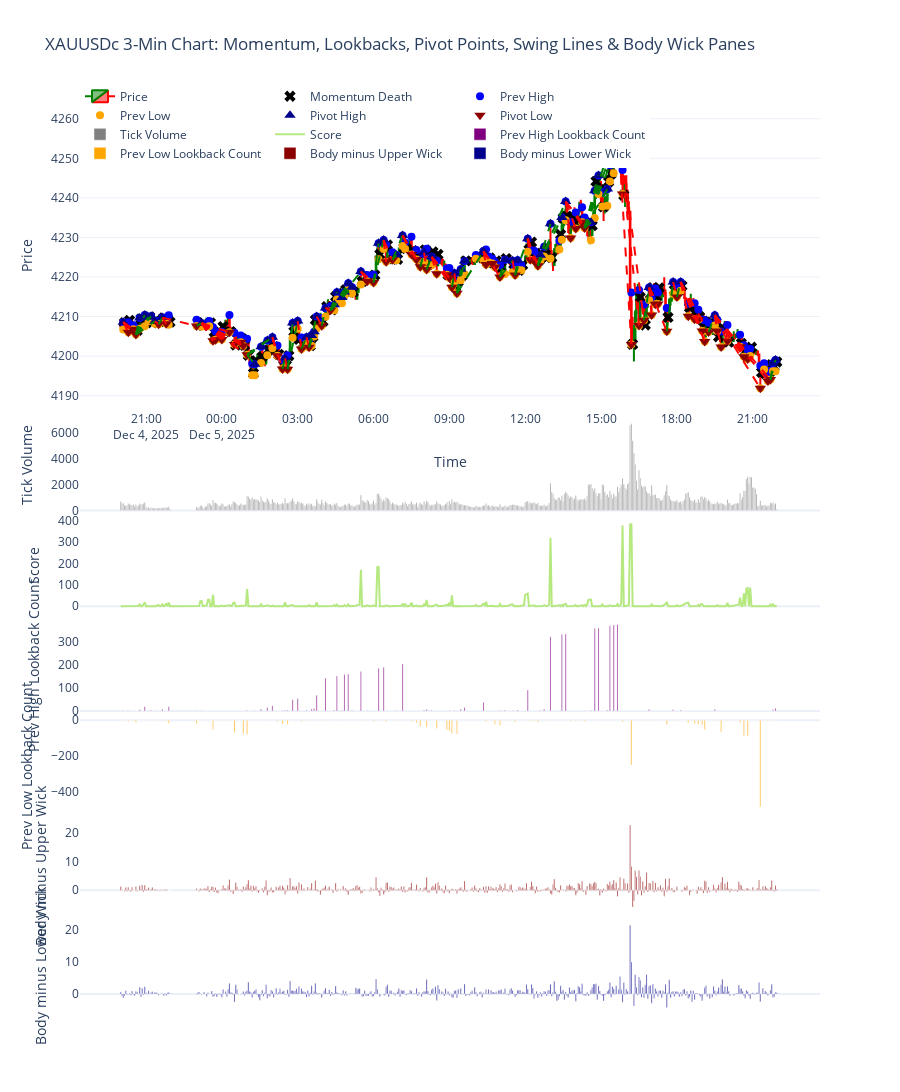

Notebook code for this chart:
### Code cell
import MetaTrader5 as mt5
import pandas as pd
import numpy as np
import plotly.graph_objects as go
from datetime import datetime, timedelta

# -------------------------
# 1. Initialize MT5
# -------------------------
if not mt5.initialize():
    print("MT5 initialization failed")
    mt5.shutdown()

# -------------------------
# 2. Fetch 3-minute data
# -------------------------
symbol = "XAUUSDc"
timeframe = mt5.TIMEFRAME_M3
n_bars = 500
utc_from = datetime.now() - timedelta(days=5)

rates = mt5.copy_rates_from(symbol, timeframe, utc_from, n_bars)
mt5.shutdown()

# -------------------------
# 3. Convert to DataFrame
# -------------------------
df = pd.DataFrame(rates)
df['time'] = pd.to_datetime(df['time'], unit='s')
df.set_index('time', inplace=True)

# Remove non-trading periods (weekends)
df = df[df.index.dayofweek < 5]

# -------------------------
# 4. Compute Infinite Lookback Score (momentum)
# -------------------------
scores = [0]
for i in range(1, len(df)):
    curr_vol = df['tick_volume'].iloc[i]
    prev_vol = df['tick_volume'].iloc[i - 1]

    if curr_vol <= prev_vol:
        scores.append(0)
        continue

    score = 0
    j = i - 1
    while j >= 0:
        if df['tick_volume'].iloc[j] < curr_vol:
            score += 1
            j -= 1
        else:
            break
    scores.append(score)

df['score'] = scores

# -------------------------
# 5. Detect Momentum Death Points and prev high/low marks
# -------------------------
momentum_death_x = []
momentum_death_y = []
prev_high_x = []
prev_high_y = []
prev_low_x = []
prev_low_y = []

for i in range(1, len(df)):
    if df['score'].iloc[i - 1] > 0 and df['score'].iloc[i] == 0:
        momentum_death_x.append(df.index[i])
        momentum_death_y.append(df['close'].iloc[i])
        prev_high_x.append(df.index[i - 1])
        prev_high_y.append(df['high'].iloc[i - 1])
        prev_low_x.append(df.index[i - 1])
        prev_low_y.append(df['low'].iloc[i - 1])

# -------------------------
# 6. Compute Infinite-Left Lookback Count for Prev High
# -------------------------
prev_high_lookback_score = np.zeros(len(df))
prev_high_indices = [df.index.get_loc(x) for x in prev_high_x]

for idx in prev_high_indices:
    current_high = df['high'].iloc[idx]
    j = idx - 1
    lookback_count = 0
    while j >= 0:
        if df['low'].iloc[j] <= current_high <= df['high'].iloc[j]:
            break
        lookback_count += 1
        j -= 1
    prev_high_lookback_score[idx] = lookback_count

df['prev_high_lookback_score'] = prev_high_lookback_score

# -------------------------
# 7. Compute Infinite-Left Lookback Count for Prev Low (negative)
# -------------------------
prev_low_lookback_score = np.zeros(len(df))
prev_low_indices = [df.index.get_loc(x) for x in prev_low_x]

for idx in prev_low_indices:
    current_low = df['low'].iloc[idx]
    j = idx - 1
    lookback_count = 0
    while j >= 0:
        if df['low'].iloc[j] <= current_low <= df['high'].iloc[j]:
            break
        lookback_count += 1
        j -= 1
    prev_low_lookback_score[idx] = -lookback_count

df['prev_low_lookback_score'] = prev_low_lookback_score

# -------------------------
# 8. Determine Pivot Highs and Lows
# -------------------------
pivot_high_x = []
pivot_high_y = []
pivot_low_x = []
pivot_low_y = []

for i in range(len(df)):
    ph_score = df['prev_high_lookback_score'].iloc[i]
    pl_score = abs(df['prev_low_lookback_score'].iloc[i])

    if ph_score > pl_score and ph_score != 0:
        pivot_high_x.append(df.index[i])
        pivot_high_y.append(df['high'].iloc[i])
    elif pl_score > ph_score and pl_score != 0:
        pivot_low_x.append(df.index[i])
        pivot_low_y.append(df['low'].iloc[i])

# -------------------------
# 9. Connect Pivot Points with Break Lines
# -------------------------
swing_lines = []

pivot_points = sorted(
    [(x, y, 'high') for x, y in zip(pivot_high_x, pivot_high_y)] +
    [(x, y, 'low') for x, y in zip(pivot_low_x, pivot_low_y)],
    key=lambda t: t[0]
)

for i in range(len(pivot_points)):
    curr_time, curr_price, curr_type = pivot_points[i]

    # Search backward for opposite pivot
    for j in range(i - 1, -1, -1):
        prev_time, prev_price, prev_type = pivot_points[j]
        if prev_type != curr_type:
            line_color = 'green' if curr_type == 'high' else 'red'
            swing_lines.append({
                'x0': prev_time, 'y0': prev_price,
                'x1': curr_time, 'y1': curr_price,
                'color': line_color
            })
            break

# -------------------------
# 10. Body / Wick Calculations (Body-Upper and Body-Lower Panes)
# -------------------------
df['body'] = abs(df['close'] - df['open'])
df['upper_wick'] = df['high'] - df[['open','close']].max(axis=1)
df['lower_wick'] = df[['open','close']].min(axis=1) - df['low']
df['body_minus_upper'] = df['body'] - df['upper_wick']
df['body_minus_lower'] = df['body'] - df['lower_wick']

# -------------------------
# 11. Plot 7-pane chart
# -------------------------
fig = go.Figure()

# Price pane
fig.add_trace(go.Candlestick(
    x=df.index,
    open=df['open'],
    high=df['high'],
    low=df['low'],
    close=df['close'],
    name='Price',
    increasing_line_color='green',
    decreasing_line_color='red'
))

# Momentum-death markers
fig.add_trace(go.Scatter(
    x=momentum_death_x,
    y=momentum_death_y,
    mode='markers',
    name='Momentum Death',
    marker=dict(size=10, color='black', symbol='x'),
    yaxis='y'
))

# Prev high/low circles
fig.add_trace(go.Scatter(
    x=prev_high_x,
    y=prev_high_y,
    mode='markers',
    name='Prev High',
    marker=dict(size=8, color='blue', symbol='circle'),
    yaxis='y'
))
fig.add_trace(go.Scatter(
    x=prev_low_x,
    y=prev_low_y,
    mode='markers',
    name='Prev Low',
    marker=dict(size=8, color='orange', symbol='circle'),
    yaxis='y'
))

# Pivot markers
fig.add_trace(go.Scatter(
    x=pivot_high_x,
    y=pivot_high_y,
    mode='markers',
    name='Pivot High',
    marker=dict(size=10, color='darkblue', symbol='triangle-up'),
    yaxis='y'
))
fig.add_trace(go.Scatter(
    x=pivot_low_x,
    y=pivot_low_y,
    mode='markers',
    name='Pivot Low',
    marker=dict(size=10, color='darkred', symbol='triangle-down'),
    yaxis='y'
))

# Add swing/break lines
for line in swing_lines:
    fig.add_shape(
        type='line',
        x0=line['x0'], y0=line['y0'],
        x1=line['x1'], y1=line['y1'],
        line=dict(color=line['color'], width=2, dash='dash'),
        xref='x', yref='y'
    )

# Tick Volume pane
fig.add_trace(go.Bar(
    x=df.index,
    y=df['tick_volume'],
    name='Tick Volume',
    marker_color='gray',
    yaxis='y2'
))

# Momentum score pane
fig.add_trace(go.Scatter(
    x=df.index,
    y=df['score'],
    mode='lines',
    name='Score',
    marker=dict(size=4),
    yaxis='y3'
))

# Prev High Lookback Count pane
fig.add_trace(go.Bar(
    x=df.index,
    y=df['prev_high_lookback_score'],
    name='Prev High Lookback Count',
    marker_color='purple',
    yaxis='y4'
))

# Prev Low Lookback Count pane (negative)
fig.add_trace(go.Bar(
    x=df.index,
    y=df['prev_low_lookback_score'],
    name='Prev Low Lookback Count',
    marker_color='orange',
    yaxis='y5'
))

# Body minus Upper Wick pane
fig.add_trace(go.Bar(
    x=df.index,
    y=df['body_minus_upper'],
    name='Body minus Upper Wick',
    marker_color='darkred',
    yaxis='y6'
))

# Body minus Lower Wick pane
fig.add_trace(go.Bar(
    x=df.index,
    y=df['body_minus_lower'],
    name='Body minus Lower Wick',
    marker_color='darkblue',
    yaxis='y7'
))

# Layout for 7 panes
fig.update_layout(
    template='plotly_white',
    title='XAUUSDc 3-Min Chart: Momentum, Lookbacks, Pivot Points, Swing Lines & Body Wick Panes',
    xaxis=dict(title='Time', rangeslider=dict(visible=False)),

    yaxis=dict(title='Price', domain=[0.66, 1]),
    yaxis2=dict(title='Tick Volume', domain=[0.55, 0.65], showgrid=False),
    yaxis3=dict(title='Score', domain=[0.44, 0.54], showgrid=False),
    yaxis4=dict(title='Prev High Lookback Count', domain=[0.33, 0.43], showgrid=False),
    yaxis5=dict(title='Prev Low Lookback Count', domain=[0.22, 0.32], showgrid=False),
    yaxis6=dict(title='Body minus Upper Wick', domain=[0.11, 0.21], showgrid=False),
    yaxis7=dict(title='Body minus Lower Wick', domain=[0.00, 0.10], showgrid=False),

    height=1400,
    legend=dict(orientation='h', y=1.02, x=0)
)

fig.show()

### Figure 1 — Plotly figure (JSON) as saved in the notebook; plotly's stock layout.template omitted (floating-point values rounded to 4 significant figures; data arrays with more than 128 entries replaced by an {"elided": "..."} marker saying what was removed)
{"data": [{"close": {"elided": "500 float values"}, "decreasing": {"line": {"color": "red"}}, "high": {"elided": "500 float values"}, "increasing": {"line": {"color": "green"}}, "low": {"elided": "500 float values"}, "name": "Price", "open": {"elided": "500 float values"}, "type": "candlestick", "x": {"elided": "500 str values"}}, {"marker": {"color": "black", "size": 10, "symbol": "x"}, "mode": "markers", "name": "Momentum Death", "type": "scatter", "x": {"elided": "140 str values"}, "y": {"elided": "140 float values"}, "yaxis": "y"}, {"marker": {"color": "blue", "size": 8, "symbol": "circle"}, "mode": "markers", "name": "Prev High", "type": "scatter", "x": {"elided": "140 str values"}, "y": {"elided": "140 float values"}, "yaxis": "y"}, {"marker": {"color": "orange", "size": 8, "symbol": "circle"}, "mode": "markers", "name": "Prev Low", "type": "scatter", "x": {"elided": "140 str values"}, "y": {"elided": "140 float values"}, "yaxis": "y"}, {"marker": {"color": "darkblue", "size": 10, "symbol": "triangle-up"}, "mode": "markers", "name": "Pivot High", "type": "scatter", "x": ["2025-12-04T20:06:00", "2025-12-04T20:45:00", "2025-12-04T20:57:00", "2025-12-04T21:06:00", "2025-12-04T21:12:00", "2025-12-04T21:21:00", "2025-12-04T21:39:00", "2025-12-04T23:12:00", "2025-12-05T01:18:00", "2025-12-05T01:33:00", "2025-12-05T01:48:00", "2025-12-05T02:00:00", "2025-12-05T02:30:00", "2025-12-05T02:48:00", "2025-12-05T03:00:00", "2025-12-05T03:21:00", "2025-12-05T03:33:00", "2025-12-05T03:39:00", "2025-12-05T03:45:00", "2025-12-05T04:06:00", "2025-12-05T04:27:00", "2025-12-05T04:33:00", "2025-12-05T04:45:00", "2025-12-05T04:51:00", "2025-12-05T05:00:00", "2025-12-05T05:09:00", "2025-12-05T05:30:00", "2025-12-05T06:12:00", "2025-12-05T06:24:00", "2025-12-05T06:54:00", "2025-12-05T07:09:00", "2025-12-05T08:00:00", "2025-12-05T08:18:00", "2025-12-05T09:12:00", "2025-12-05T09:27:00", "2025-12-05T09:36:00", "2025-12-05T10:21:00", "2025-12-05T11:12:00", "2025-12-05T11:30:00", "2025-12-05T11:42:00", "2025-12-05T12:06:00", "2025-12-05T12:36:00", "2025-12-05T12:45:00", "2025-12-05T13:00:00", "2025-12-05T13:27:00", "2025-12-05T13:36:00", "2025-12-05T14:36:00", "2025-12-05T14:45:00", "2025-12-05T14:54:00", "2025-12-05T15:15:00", "2025-12-05T15:21:00", "2025-12-05T15:30:00", "2025-12-05T15:39:00", "2025-12-05T16:54:00", "2025-12-05T17:51:00", "2025-12-05T18:09:00", "2025-12-05T19:30:00", "2025-12-05T21:48:00", "2025-12-05T21:54:00"], "y": [4209.0, 4210.0, 4210.0, 4210.0, 4210.0, 4209.0, 4210.0, 4208.0, 4198.0, 4202.0, 4204.0, 4205.0, 4199.0, 4208.0, 4209.0, 4205.0, 4205.0, 4206.0, 4210.0, 4212.0, 4213.0, 4216.0, 4215.0, 4216.0, 4218.0, 4217.0, 4221.0, 4229.0, 4229.0, 4226.0, 4230.0, 4226.0, 4225.0, 4221.0, 4222.0, 4224.0, 4226.0, 4224.0, 4224.0, 4224.0, 4230.0, 4225.0, 4228.0, 4233.0, 4235.0, 4239.0, 4234.0, 4242.0, 4246.0, 4242.0, 4248.0, 4253.0, 4259.0, 4217.0, 4219.0, 4219.0, 4210.0, 4198.0, 4199.0], "yaxis": "y"}, {"marker": {"color": "darkred", "size": 10, "symbol": "triangle-down"}, "mode": "markers", "name": "Pivot Low", "type": "scatter", "x": ["2025-12-04T20:18:00", "2025-12-04T20:30:00", "2025-12-04T20:36:00", "2025-12-04T21:30:00", "2025-12-04T21:48:00", "2025-12-04T23:00:00", "2025-12-04T23:39:00", "2025-12-04T23:45:00", "2025-12-05T00:00:00", "2025-12-05T00:18:00", "2025-12-05T00:30:00", "2025-12-05T00:45:00", "2025-12-05T00:51:00", "2025-12-05T01:00:00", "2025-12-05T02:12:00", "2025-12-05T02:24:00", "2025-12-05T02:36:00", "2025-12-05T03:09:00", "2025-12-05T03:27:00", "2025-12-05T03:57:00", "2025-12-05T04:18:00", "2025-12-05T05:45:00", "2025-12-05T06:00:00", "2025-12-05T06:30:00", "2025-12-05T06:45:00", "2025-12-05T07:30:00", "2025-12-05T07:42:00", "2025-12-05T07:51:00", "2025-12-05T08:06:00", "2025-12-05T08:30:00", "2025-12-05T08:54:00", "2025-12-05T09:00:00", "2025-12-05T09:06:00", "2025-12-05T09:18:00", "2025-12-05T10:27:00", "2025-12-05T10:42:00", "2025-12-05T10:48:00", "2025-12-05T11:00:00", "2025-12-05T11:36:00", "2025-12-05T12:12:00", "2025-12-05T12:21:00", "2025-12-05T12:30:00", "2025-12-05T13:48:00", "2025-12-05T14:00:00", "2025-12-05T14:15:00", "2025-12-05T14:21:00", "2025-12-05T15:51:00", "2025-12-05T16:12:00", "2025-12-05T16:30:00", "2025-12-05T16:42:00", "2025-12-05T17:00:00", "2025-12-05T17:09:00", "2025-12-05T17:15:00", "2025-12-05T17:36:00", "2025-12-05T18:00:00", "2025-12-05T18:27:00", "2025-12-05T18:42:00", "2025-12-05T18:51:00", "2025-12-05T19:00:00", "2025-12-05T19:06:00", "2025-12-05T19:15:00", "2025-12-05T19:36:00", "2025-12-05T19:45:00", "2025-12-05T20:00:00", "2025-12-05T20:30:00", "2025-12-05T20:39:00", "2025-12-05T20:48:00", "2025-12-05T21:18:00", "2025-12-05T21:36:00", "2025-12-05T21:42:00"], "y": [4206.0, 4207.0, 4205.0, 4208.0, 4208.0, 4208.0, 4204.0, 4204.0, 4204.0, 4206.0, 4203.0, 4204.0, 4203.0, 4200.0, 4200.0, 4197.0, 4197.0, 4202.0, 4202.0, 4208.0, 4212.0, 4219.0, 4219.0, 4224.0, 4224.0, 4226.0, 4224.0, 4223.0, 4222.0, 4221.0, 4221.0, 4220.0, 4217.0, 4216.0, 4223.0, 4223.0, 4223.0, 4220.0, 4220.0, 4224.0, 4224.0, 4223.0, 4230.0, 4232.0, 4234.0, 4232.0, 4241.0, 4203.0, 4208.0, 4209.0, 4210.0, 4213.0, 4213.0, 4206.0, 4215.0, 4210.0, 4209.0, 4209.0, 4206.0, 4204.0, 4206.0, 4206.0, 4202.0, 4204.0, 4202.0, 4200.0, 4199.0, 4192.0, 4194.0, 4194.0], "yaxis": "y"}, {"marker": {"color": "gray"}, "name": "Tick Volume", "type": "bar", "x": {"elided": "500 str values"}, "y": {"elided": "500 int values"}, "yaxis": "y2"}, {"marker": {"size": 4}, "mode": "lines", "name": "Score", "type": "scatter", "x": {"elided": "500 str values"}, "y": {"elided": "500 int values"}, "yaxis": "y3"}, {"marker": {"color": "purple"}, "name": "Prev High Lookback Count", "type": "bar", "x": {"elided": "500 str values"}, "y": {"elided": "500 float values"}, "yaxis": "y4"}, {"marker": {"color": "orange"}, "name": "Prev Low Lookback Count", "type": "bar", "x": {"elided": "500 str values"}, "y": {"elided": "500 float values"}, "yaxis": "y5"}, {"marker": {"color": "darkred"}, "name": "Body minus Upper Wick", "type": "bar", "x": {"elided": "500 str values"}, "y": {"elided": "500 float values"}, "yaxis": "y6"}, {"marker": {"color": "darkblue"}, "name": "Body minus Lower Wick", "type": "bar", "x": {"elided": "500 str values"}, "y": {"elided": "500 float values"}, "yaxis": "y7"}], "layout": {"height": 1400, "legend": {"orientation": "h", "x": 0, "y": 1.02}, "shapes": [{"line": {"color": "red", "dash": "dash", "width": 2}, "type": "line", "x0": "2025-12-04T20:06:00", "x1": "2025-12-04T20:18:00", "xref": "x", "y0": 4209.0, "y1": 4206.0, "yref": "y"}, {"line": {"color": "red", "dash": "dash", "width": 2}, "type": "line", "x0": "2025-12-04T20:06:00", "x1": "2025-12-04T20:30:00", "xref": "x", "y0": 4209.0, "y1": 4207.0, "yref": "y"}, {"line": {"color": "red", "dash": "dash", "width": 2}, "type": "line", "x0": "2025-12-04T20:06:00", "x1": "2025-12-04T20:36:00", "xref": "x", "y0": 4209.0, "y1": 4205.0, "yref": "y"}, {"line": {"color": "green", "dash": "dash", "width": 2}, "type": "line", "x0": "2025-12-04T20:36:00", "x1": "2025-12-04T20:45:00", "xref": "x", "y0": 4205.0, "y1": 4210.0, "yref": "y"}, {"line": {"color": "green", "dash": "dash", "width": 2}, "type": "line", "x0": "2025-12-04T20:36:00", "x1": "2025-12-04T20:57:00", "xref": "x", "y0": 4205.0, "y1": 4210.0, "yref": "y"}, {"line": {"color": "green", "dash": "dash", "width": 2}, "type": "line", "x0": "2025-12-04T20:36:00", "x1": "2025-12-04T21:06:00", "xref": "x", "y0": 4205.0, "y1": 4210.0, "yref": "y"}, {"line": {"color": "green", "dash": "dash", "width": 2}, "type": "line", "x0": "2025-12-04T20:36:00", "x1": "2025-12-04T21:12:00", "xref": "x", "y0": 4205.0, "y1": 4210.0, "yref": "y"}, {"line": {"color": "green", "dash": "dash", "width": 2}, "type": "line", "x0": "2025-12-04T20:36:00", "x1": "2025-12-04T21:21:00", "xref": "x", "y0": 4205.0, "y1": 4209.0, "yref": "y"}, {"line": {"color": "red", "dash": "dash", "width": 2}, "type": "line", "x0": "2025-12-04T21:21:00", "x1": "2025-12-04T21:30:00", "xref": "x", "y0": 4209.0, "y1": 4208.0, "yref": "y"}, {"line": {"color": "green", "dash": "dash", "width": 2}, "type": "line", "x0": "2025-12-04T21:30:00", "x1": "2025-12-04T21:39:00", "xref": "x", "y0": 4208.0, "y1": 4210.0, "yref": "y"}, {"line": {"color": "red", "dash": "dash", "width": 2}, "type": "line", "x0": "2025-12-04T21:39:00", "x1": "2025-12-04T21:48:00", "xref": "x", "y0": 4210.0, "y1": 4208.0, "yref": "y"}, {"line": {"color": "red", "dash": "dash", "width": 2}, "type": "line", "x0": "2025-12-04T21:39:00", "x1": "2025-12-04T23:00:00", "xref": "x", "y0": 4210.0, "y1": 4208.0, "yref": "y"}, {"line": {"color": "green", "dash": "dash", "width": 2}, "type": "line", "x0": "2025-12-04T23:00:00", "x1": "2025-12-04T23:12:00", "xref": "x", "y0": 4208.0, "y1": 4208.0, "yref": "y"}, {"line": {"color": "red", "dash": "dash", "width": 2}, "type": "line", "x0": "2025-12-04T23:12:00", "x1": "2025-12-04T23:39:00", "xref": "x", "y0": 4208.0, "y1": 4204.0, "yref": "y"}, {"line": {"color": "red", "dash": "dash", "width": 2}, "type": "line", "x0": "2025-12-04T23:12:00", "x1": "2025-12-04T23:45:00", "xref": "x", "y0": 4208.0, "y1": 4204.0, "yref": "y"}, {"line": {"color": "red", "dash": "dash", "width": 2}, "type": "line", "x0": "2025-12-04T23:12:00", "x1": "2025-12-05T00:00:00", "xref": "x", "y0": 4208.0, "y1": 4204.0, "yref": "y"}, {"line": {"color": "red", "dash": "dash", "width": 2}, "type": "line", "x0": "2025-12-04T23:12:00", "x1": "2025-12-05T00:18:00", "xref": "x", "y0": 4208.0, "y1": 4206.0, "yref": "y"}, {"line": {"color": "red", "dash": "dash", "width": 2}, "type": "line", "x0": "2025-12-04T23:12:00", "x1": "2025-12-05T00:30:00", "xref": "x", "y0": 4208.0, "y1": 4203.0, "yref": "y"}, {"line": {"color": "red", "dash": "dash", "width": 2}, "type": "line", "x0": "2025-12-04T23:12:00", "x1": "2025-12-05T00:45:00", "xref": "x", "y0": 4208.0, "y1": 4204.0, "yref": "y"}, {"line": {"color": "red", "dash": "dash", "width": 2}, "type": "line", "x0": "2025-12-04T23:12:00", "x1": "2025-12-05T00:51:00", "xref": "x", "y0": 4208.0, "y1": 4203.0, "yref": "y"}, {"line": {"color": "red", "dash": "dash", "width": 2}, "type": "line", "x0": "2025-12-04T23:12:00", "x1": "2025-12-05T01:00:00", "xref": "x", "y0": 4208.0, "y1": 4200.0, "yref": "y"}, {"line": {"color": "green", "dash": "dash", "width": 2}, "type": "line", "x0": "2025-12-05T01:00:00", "x1": "2025-12-05T01:18:00", "xref": "x", "y0": 4200.0, "y1": 4198.0, "yref": "y"}, {"line": {"color": "green", "dash": "dash", "width": 2}, "type": "line", "x0": "2025-12-05T01:00:00", "x1": "2025-12-05T01:33:00", "xref": "x", "y0": 4200.0, "y1": 4202.0, "yref": "y"}, {"line": {"color": "green", "dash": "dash", "width": 2}, "type": "line", "x0": "2025-12-05T01:00:00", "x1": "2025-12-05T01:48:00", "xref": "x", "y0": 4200.0, "y1": 4204.0, "yref": "y"}, {"line": {"color": "green", "dash": "dash", "width": 2}, "type": "line", "x0": "2025-12-05T01:00:00", "x1": "2025-12-05T02:00:00", "xref": "x", "y0": 4200.0, "y1": 4205.0, "yref": "y"}, {"line": {"color": "red", "dash": "dash", "width": 2}, "type": "line", "x0": "2025-12-05T02:00:00", "x1": "2025-12-05T02:12:00", "xref": "x", "y0": 4205.0, "y1": 4200.0, "yref": "y"}, {"line": {"color": "red", "dash": "dash", "width": 2}, "type": "line", "x0": "2025-12-05T02:00:00", "x1": "2025-12-05T02:24:00", "xref": "x", "y0": 4205.0, "y1": 4197.0, "yref": "y"}, {"line": {"color": "green", "dash": "dash", "width": 2}, "type": "line", "x0": "2025-12-05T02:24:00", "x1": "2025-12-05T02:30:00", "xref": "x", "y0": 4197.0, "y1": 4199.0, "yref": "y"}, {"line": {"color": "red", "dash": "dash", "width": 2}, "type": "line", "x0": "2025-12-05T02:30:00", "x1": "2025-12-05T02:36:00", "xref": "x", "y0": 4199.0, "y1": 4197.0, "yref": "y"}, {"line": {"color": "green", "dash": "dash", "width": 2}, "type": "line", "x0": "2025-12-05T02:36:00", "x1": "2025-12-05T02:48:00", "xref": "x", "y0": 4197.0, "y1": 4208.0, "yref": "y"}, {"line": {"color": "green", "dash": "dash", "width": 2}, "type": "line", "x0": "2025-12-05T02:36:00", "x1": "2025-12-05T03:00:00", "xref": "x", "y0": 4197.0, "y1": 4209.0, "yref": "y"}, {"line": {"color": "red", "dash": "dash", "width": 2}, "type": "line", "x0": "2025-12-05T03:00:00", "x1": "2025-12-05T03:09:00", "xref": "x", "y0": 4209.0, "y1": 4202.0, "yref": "y"}, {"line": {"color": "green", "dash": "dash", "width": 2}, "type": "line", "x0": "2025-12-05T03:09:00", "x1": "2025-12-05T03:21:00", "xref": "x", "y0": 4202.0, "y1": 4205.0, "yref": "y"}, {"line": {"color": "red", "dash": "dash", "width": 2}, "type": "line", "x0": "2025-12-05T03:21:00", "x1": "2025-12-05T03:27:00", "xref": "x", "y0": 4205.0, "y1": 4202.0, "yref": "y"}, {"line": {"color": "green", "dash": "dash", "width": 2}, "type": "line", "x0": "2025-12-05T03:27:00", "x1": "2025-12-05T03:33:00", "xref": "x", "y0": 4202.0, "y1": 4205.0, "yref": "y"}, {"line": {"color": "green", "dash": "dash", "width": 2}, "type": "line", "x0": "2025-12-05T03:27:00", "x1": "2025-12-05T03:39:00", "xref": "x", "y0": 4202.0, "y1": 4206.0, "yref": "y"}, {"line": {"color": "green", "dash": "dash", "width": 2}, "type": "line", "x0": "2025-12-05T03:27:00", "x1": "2025-12-05T03:45:00", "xref": "x", "y0": 4202.0, "y1": 4210.0, "yref": "y"}, {"line": {"color": "red", "dash": "dash", "width": 2}, "type": "line", "x0": "2025-12-05T03:45:00", "x1": "2025-12-05T03:57:00", "xref": "x", "y0": 4210.0, "y1": 4208.0, "yref": "y"}, {"line": {"color": "green", "dash": "dash", "width": 2}, "type": "line", "x0": "2025-12-05T03:57:00", "x1": "2025-12-05T04:06:00", "xref": "x", "y0": 4208.0, "y1": 4212.0, "yref": "y"}, {"line": {"color": "red", "dash": "dash", "width": 2}, "type": "line", "x0": "2025-12-05T04:06:00", "x1": "2025-12-05T04:18:00", "xref": "x", "y0": 4212.0, "y1": 4212.0, "yref": "y"}, {"line": {"color": "green", "dash": "dash", "width": 2}, "type": "line", "x0": "2025-12-05T04:18:00", "x1": "2025-12-05T04:27:00", "xref": "x", "y0": 4212.0, "y1": 4213.0, "yref": "y"}, {"line": {"color": "green", "dash": "dash", "width": 2}, "type": "line", "x0": "2025-12-05T04:18:00", "x1": "2025-12-05T04:33:00", "xref": "x", "y0": 4212.0, "y1": 4216.0, "yref": "y"}, {"line": {"color": "green", "dash": "dash", "width": 2}, "type": "line", "x0": "2025-12-05T04:18:00", "x1": "2025-12-05T04:45:00", "xref": "x", "y0": 4212.0, "y1": 4215.0, "yref": "y"}, {"line": {"color": "green", "dash": "dash", "width": 2}, "type": "line", "x0": "2025-12-05T04:18:00", "x1": "2025-12-05T04:51:00", "xref": "x", "y0": 4212.0, "y1": 4216.0, "yref": "y"}, {"line": {"color": "green", "dash": "dash", "width": 2}, "type": "line", "x0": "2025-12-05T04:18:00", "x1": "2025-12-05T05:00:00", "xref": "x", "y0": 4212.0, "y1": 4218.0, "yref": "y"}, {"line": {"color": "green", "dash": "dash", "width": 2}, "type": "line", "x0": "2025-12-05T04:18:00", "x1": "2025-12-05T05:09:00", "xref": "x", "y0": 4212.0, "y1": 4217.0, "yref": "y"}, {"line": {"color": "green", "dash": "dash", "width": 2}, "type": "line", "x0": "2025-12-05T04:18:00", "x1": "2025-12-05T05:30:00", "xref": "x", "y0": 4212.0, "y1": 4221.0, "yref": "y"}, {"line": {"color": "red", "dash": "dash", "width": 2}, "type": "line", "x0": "2025-12-05T05:30:00", "x1": "2025-12-05T05:45:00", "xref": "x", "y0": 4221.0, "y1": 4219.0, "yref": "y"}, {"line": {"color": "red", "dash": "dash", "width": 2}, "type": "line", "x0": "2025-12-05T05:30:00", "x1": "2025-12-05T06:00:00", "xref": "x", "y0": 4221.0, "y1": 4219.0, "yref": "y"}, {"line": {"color": "green", "dash": "dash", "width": 2}, "type": "line", "x0": "2025-12-05T06:00:00", "x1": "2025-12-05T06:12:00", "xref": "x", "y0": 4219.0, "y1": 4229.0, "yref": "y"}, {"line": {"color": "green", "dash": "dash", "width": 2}, "type": "line", "x0": "2025-12-05T06:00:00", "x1": "2025-12-05T06:24:00", "xref": "x", "y0": 4219.0, "y1": 4229.0, "yref": "y"}, {"line": {"color": "red", "dash": "dash", "width": 2}, "type": "line", "x0": "2025-12-05T06:24:00", "x1": "2025-12-05T06:30:00", "xref": "x", "y0": 4229.0, "y1": 4224.0, "yref": "y"}, {"line": {"color": "red", "dash": "dash", "width": 2}, "type": "line", "x0": "2025-12-05T06:24:00", "x1": "2025-12-05T06:45:00", "xref": "x", "y0": 4229.0, "y1": 4224.0, "yref": "y"}, {"line": {"color": "green", "dash": "dash", "width": 2}, "type": "line", "x0": "2025-12-05T06:45:00", "x1": "2025-12-05T06:54:00", "xref": "x", "y0": 4224.0, "y1": 4226.0, "yref": "y"}, {"line": {"color": "green", "dash": "dash", "width": 2}, "type": "line", "x0": "2025-12-05T06:45:00", "x1": "2025-12-05T07:09:00", "xref": "x", "y0": 4224.0, "y1": 4230.0, "yref": "y"}, {"line": {"color": "red", "dash": "dash", "width": 2}, "type": "line", "x0": "2025-12-05T07:09:00", "x1": "2025-12-05T07:30:00", "xref": "x", "y0": 4230.0, "y1": 4226.0, "yref": "y"}, {"line": {"color": "red", "dash": "dash", "width": 2}, "type": "line", "x0": "2025-12-05T07:09:00", "x1": "2025-12-05T07:42:00", "xref": "x", "y0": 4230.0, "y1": 4224.0, "yref": "y"}, {"line": {"color": "red", "dash": "dash", "width": 2}, "type": "line", "x0": "2025-12-05T07:09:00", "x1": "2025-12-05T07:51:00", "xref": "x", "y0": 4230.0, "y1": 4223.0, "yref": "y"}, {"line": {"color": "green", "dash": "dash", "width": 2}, "type": "line", "x0": "2025-12-05T07:51:00", "x1": "2025-12-05T08:00:00", "xref": "x", "y0": 4223.0, "y1": 4226.0, "yref": "y"}, {"line": {"color": "red", "dash": "dash", "width": 2}, "type": "line", "x0": "2025-12-05T08:00:00", "x1": "2025-12-05T08:06:00", "xref": "x", "y0": 4226.0, "y1": 4222.0, "yref": "y"}, {"line": {"color": "green", "dash": "dash", "width": 2}, "type": "line", "x0": "2025-12-05T08:06:00", "x1": "2025-12-05T08:18:00", "xref": "x", "y0": 4222.0, "y1": 4225.0, "yref": "y"}, {"line": {"color": "red", "dash": "dash", "width": 2}, "type": "line", "x0": "2025-12-05T08:18:00", "x1": "2025-12-05T08:30:00", "xref": "x", "y0": 4225.0, "y1": 4221.0, "yref": "y"}, {"line": {"color": "red", "dash": "dash", "width": 2}, "type": "line", "x0": "2025-12-05T08:18:00", "x1": "2025-12-05T08:54:00", "xref": "x", "y0": 4225.0, "y1": 4221.0, "yref": "y"}, {"line": {"color": "red", "dash": "dash", "width": 2}, "type": "line", "x0": "2025-12-05T08:18:00", "x1": "2025-12-05T09:00:00", "xref": "x", "y0": 4225.0, "y1": 4220.0, "yref": "y"}, {"line": {"color": "red", "dash": "dash", "width": 2}, "type": "line", "x0": "2025-12-05T08:18:00", "x1": "2025-12-05T09:06:00", "xref": "x", "y0": 4225.0, "y1": 4217.0, "yref": "y"}, {"line": {"color": "green", "dash": "dash", "width": 2}, "type": "line", "x0": "2025-12-05T09:06:00", "x1": "2025-12-05T09:12:00", "xref": "x", "y0": 4217.0, "y1": 4221.0, "yref": "y"}, {"line": {"color": "red", "dash": "dash", "width": 2}, "type": "line", "x0": "2025-12-05T09:12:00", "x1": "2025-12-05T09:18:00", "xref": "x", "y0": 4221.0, "y1": 4216.0, "yref": "y"}, {"line": {"color": "green", "dash": "dash", "width": 2}, "type": "line", "x0": "2025-12-05T09:18:00", "x1": "2025-12-05T09:27:00", "xref": "x", "y0": 4216.0, "y1": 4222.0, "yref": "y"}, {"line": {"color": "green", "dash": "dash", "width": 2}, "type": "line", "x0": "2025-12-05T09:18:00", "x1": "2025-12-05T09:36:00", "xref": "x", "y0": 4216.0, "y1": 4224.0, "yref": "y"}, {"line": {"color": "green", "dash": "dash", "width": 2}, "type": "line", "x0": "2025-12-05T09:18:00", "x1": "2025-12-05T10:21:00", "xref": "x", "y0": 4216.0, "y1": 4226.0, "yref": "y"}, {"line": {"color": "red", "dash": "dash", "width": 2}, "type": "line", "x0": "2025-12-05T10:21:00", "x1": "2025-12-05T10:27:00", "xref": "x", "y0": 4226.0, "y1": 4223.0, "yref": "y"}, {"line": {"color": "red", "dash": "dash", "width": 2}, "type": "line", "x0": "2025-12-05T10:21:00", "x1": "2025-12-05T10:42:00", "xref": "x", "y0": 4226.0, "y1": 4223.0, "yref": "y"}, {"line": {"color": "red", "dash": "dash", "width": 2}, "type": "line", "x0": "2025-12-05T10:21:00", "x1": "2025-12-05T10:48:00", "xref": "x", "y0": 4226.0, "y1": 4223.0, "yref": "y"}, {"line": {"color": "red", "dash": "dash", "width": 2}, "type": "line", "x0": "2025-12-05T10:21:00", "x1": "2025-12-05T11:00:00", "xref": "x", "y0": 4226.0, "y1": 4220.0, "yref": "y"}, {"line": {"color": "green", "dash": "dash", "width": 2}, "type": "line", "x0": "2025-12-05T11:00:00", "x1": "2025-12-05T11:12:00", "xref": "x", "y0": 4220.0, "y1": 4224.0, "yref": "y"}, {"line": {"color": "green", "dash": "dash", "width": 2}, "type": "line", "x0": "2025-12-05T11:00:00", "x1": "2025-12-05T11:30:00", "xref": "x", "y0": 4220.0, "y1": 4224.0, "yref": "y"}, {"line": {"color": "red", "dash": "dash", "width": 2}, "type": "line", "x0": "2025-12-05T11:30:00", "x1": "2025-12-05T11:36:00", "xref": "x", "y0": 4224.0, "y1": 4220.0, "yref": "y"}, {"line": {"color": "green", "dash": "dash", "width": 2}, "type": "line", "x0": "2025-12-05T11:36:00", "x1": "2025-12-05T11:42:00", "xref": "x", "y0": 4220.0, "y1": 4224.0, "yref": "y"}, {"line": {"color": "green", "dash": "dash", "width": 2}, "type": "line", "x0": "2025-12-05T11:36:00", "x1": "2025-12-05T12:06:00", "xref": "x", "y0": 4220.0, "y1": 4230.0, "yref": "y"}, {"line": {"color": "red", "dash": "dash", "width": 2}, "type": "line", "x0": "2025-12-05T12:06:00", "x1": "2025-12-05T12:12:00", "xref": "x", "y0": 4230.0, "y1": 4224.0, "yref": "y"}, {"line": {"color": "red", "dash": "dash", "width": 2}, "type": "line", "x0": "2025-12-05T12:06:00", "x1": "2025-12-05T12:21:00", "xref": "x", "y0": 4230.0, "y1": 4224.0, "yref": "y"}, {"line": {"color": "red", "dash": "dash", "width": 2}, "type": "line", "x0": "2025-12-05T12:06:00", "x1": "2025-12-05T12:30:00", "xref": "x", "y0": 4230.0, "y1": 4223.0, "yref": "y"}, {"line": {"color": "green", "dash": "dash", "width": 2}, "type": "line", "x0": "2025-12-05T12:30:00", "x1": "2025-12-05T12:36:00", "xref": "x", "y0": 4223.0, "y1": 4225.0, "yref": "y"}, {"line": {"color": "green", "dash": "dash", "width": 2}, "type": "line", "x0": "2025-12-05T12:30:00", "x1": "2025-12-05T12:45:00", "xref": "x", "y0": 4223.0, "y1": 4228.0, "yref": "y"}, {"line": {"color": "green", "dash": "dash", "width": 2}, "type": "line", "x0": "2025-12-05T12:30:00", "x1": "2025-12-05T13:00:00", "xref": "x", "y0": 4223.0, "y1": 4233.0, "yref": "y"}, {"line": {"color": "green", "dash": "dash", "width": 2}, "type": "line", "x0": "2025-12-05T12:30:00", "x1": "2025-12-05T13:27:00", "xref": "x", "y0": 4223.0, "y1": 4235.0, "yref": "y"}, {"line": {"color": "green", "dash": "dash", "width": 2}, "type": "line", "x0": "2025-12-05T12:30:00", "x1": "2025-12-05T13:36:00", "xref": "x", "y0": 4223.0, "y1": 4239.0, "yref": "y"}, {"line": {"color": "red", "dash": "dash", "width": 2}, "type": "line", "x0": "2025-12-05T13:36:00", "x1": "2025-12-05T13:48:00", "xref": "x", "y0": 4239.0, "y1": 4230.0, "yref": "y"}, {"line": {"color": "red", "dash": "dash", "width": 2}, "type": "line", "x0": "2025-12-05T13:36:00", "x1": "2025-12-05T14:00:00", "xref": "x", "y0": 4239.0, "y1": 4232.0, "yref": "y"}, {"line": {"color": "red", "dash": "dash", "width": 2}, "type": "line", "x0": "2025-12-05T13:36:00", "x1": "2025-12-05T14:15:00", "xref": "x", "y0": 4239.0, "y1": 4234.0, "yref": "y"}, {"line": {"color": "red", "dash": "dash", "width": 2}, "type": "line", "x0": "2025-12-05T13:36:00", "x1": "2025-12-05T14:21:00", "xref": "x", "y0": 4239.0, "y1": 4232.0, "yref": "y"}, {"line": {"color": "green", "dash": "dash", "width": 2}, "type": "line", "x0": "2025-12-05T14:21:00", "x1": "2025-12-05T14:36:00", "xref": "x", "y0": 4232.0, "y1": 4234.0, "yref": "y"}, {"line": {"color": "green", "dash": "dash", "width": 2}, "type": "line", "x0": "2025-12-05T14:21:00", "x1": "2025-12-05T14:45:00", "xref": "x", "y0": 4232.0, "y1": 4242.0, "yref": "y"}, {"line": {"color": "green", "dash": "dash", "width": 2}, "type": "line", "x0": "2025-12-05T14:21:00", "x1": "2025-12-05T14:54:00", "xref": "x", "y0": 4232.0, "y1": 4246.0, "yref": "y"}, {"line": {"color": "green", "dash": "dash", "width": 2}, "type": "line", "x0": "2025-12-05T14:21:00", "x1": "2025-12-05T15:15:00", "xref": "x", "y0": 4232.0, "y1": 4242.0, "yref": "y"}, {"line": {"color": "green", "dash": "dash", "width": 2}, "type": "line", "x0": "2025-12-05T14:21:00", "x1": "2025-12-05T15:21:00", "xref": "x", "y0": 4232.0, "y1": 4248.0, "yref": "y"}, {"line": {"color": "green", "dash": "dash", "width": 2}, "type": "line", "x0": "2025-12-05T14:21:00", "x1": "2025-12-05T15:30:00", "xref": "x", "y0": 4232.0, "y1": 4253.0, "yref": "y"}, {"line": {"color": "green", "dash": "dash", "width": 2}, "type": "line", "x0": "2025-12-05T14:21:00", "x1": "2025-12-05T15:39:00", "xref": "x", "y0": 4232.0, "y1": 4259.0, "yref": "y"}, {"line": {"color": "red", "dash": "dash", "width": 2}, "type": "line", "x0": "2025-12-05T15:39:00", "x1": "2025-12-05T15:51:00", "xref": "x", "y0": 4259.0, "y1": 4241.0, "yref": "y"}, {"line": {"color": "red", "dash": "dash", "width": 2}, "type": "line", "x0": "2025-12-05T15:39:00", "x1": "2025-12-05T16:12:00", "xref": "x", "y0": 4259.0, "y1": 4203.0, "yref": "y"}, {"line": {"color": "red", "dash": "dash", "width": 2}, "type": "line", "x0": "2025-12-05T15:39:00", "x1": "2025-12-05T16:30:00", "xref": "x", "y0": 4259.0, "y1": 4208.0, "yref": "y"}, {"line": {"color": "red", "dash": "dash", "width": 2}, "type": "line", "x0": "2025-12-05T15:39:00", "x1": "2025-12-05T16:42:00", "xref": "x", "y0": 4259.0, "y1": 4209.0, "yref": "y"}, {"line": {"color": "green", "dash": "dash", "width": 2}, "type": "line", "x0": "2025-12-05T16:42:00", "x1": "2025-12-05T16:54:00", "xref": "x", "y0": 4209.0, "y1": 4217.0, "yref": "y"}, {"line": {"color": "red", "dash": "dash", "width": 2}, "type": "line", "x0": "2025-12-05T16:54:00", "x1": "2025-12-05T17:00:00", "xref": "x", "y0": 4217.0, "y1": 4210.0, "yref": "y"}, {"line": {"color": "red", "dash": "dash", "width": 2}, "type": "line", "x0": "2025-12-05T16:54:00", "x1": "2025-12-05T17:09:00", "xref": "x", "y0": 4217.0, "y1": 4213.0, "yref": "y"}, {"line": {"color": "red", "dash": "dash", "width": 2}, "type": "line", "x0": "2025-12-05T16:54:00", "x1": "2025-12-05T17:15:00", "xref": "x", "y0": 4217.0, "y1": 4213.0, "yref": "y"}, {"line": {"color": "red", "dash": "dash", "width": 2}, "type": "line", "x0": "2025-12-05T16:54:00", "x1": "2025-12-05T17:36:00", "xref": "x", "y0": 4217.0, "y1": 4206.0, "yref": "y"}, {"line": {"color": "green", "dash": "dash", "width": 2}, "type": "line", "x0": "2025-12-05T17:36:00", "x1": "2025-12-05T17:51:00", "xref": "x", "y0": 4206.0, "y1": 4219.0, "yref": "y"}, {"line": {"color": "red", "dash": "dash", "width": 2}, "type": "line", "x0": "2025-12-05T17:51:00", "x1": "2025-12-05T18:00:00", "xref": "x", "y0": 4219.0, "y1": 4215.0, "yref": "y"}, {"line": {"color": "green", "dash": "dash", "width": 2}, "type": "line", "x0": "2025-12-05T18:00:00", "x1": "2025-12-05T18:09:00", "xref": "x", "y0": 4215.0, "y1": 4219.0, "yref": "y"}, {"line": {"color": "red", "dash": "dash", "width": 2}, "type": "line", "x0": "2025-12-05T18:09:00", "x1": "2025-12-05T18:27:00", "xref": "x", "y0": 4219.0, "y1": 4210.0, "yref": "y"}, {"line": {"color": "red", "dash": "dash", "width": 2}, "type": "line", "x0": "2025-12-05T18:09:00", "x1": "2025-12-05T18:42:00", "xref": "x", "y0": 4219.0, "y1": 4209.0, "yref": "y"}, {"line": {"color": "red", "dash": "dash", "width": 2}, "type": "line", "x0": "2025-12-05T18:09:00", "x1": "2025-12-05T18:51:00", "xref": "x", "y0": 4219.0, "y1": 4209.0, "yref": "y"}, {"line": {"color": "red", "dash": "dash", "width": 2}, "type": "line", "x0": "2025-12-05T18:09:00", "x1": "2025-12-05T19:00:00", "xref": "x", "y0": 4219.0, "y1": 4206.0, "yref": "y"}, {"line": {"color": "red", "dash": "dash", "width": 2}, "type": "line", "x0": "2025-12-05T18:09:00", "x1": "2025-12-05T19:06:00", "xref": "x", "y0": 4219.0, "y1": 4204.0, "yref": "y"}, {"line": {"color": "red", "dash": "dash", "width": 2}, "type": "line", "x0": "2025-12-05T18:09:00", "x1": "2025-12-05T19:15:00", "xref": "x", "y0": 4219.0, "y1": 4206.0, "yref": "y"}, {"line": {"color": "green", "dash": "dash", "width": 2}, "type": "line", "x0": "2025-12-05T19:15:00", "x1": "2025-12-05T19:30:00", "xref": "x", "y0": 4206.0, "y1": 4210.0, "yref": "y"}, {"line": {"color": "red", "dash": "dash", "width": 2}, "type": "line", "x0": "2025-12-05T19:30:00", "x1": "2025-12-05T19:36:00", "xref": "x", "y0": 4210.0, "y1": 4206.0, "yref": "y"}, {"line": {"color": "red", "dash": "dash", "width": 2}, "type": "line", "x0": "2025-12-05T19:30:00", "x1": "2025-12-05T19:45:00", "xref": "x", "y0": 4210.0, "y1": 4202.0, "yref": "y"}, {"line": {"color": "red", "dash": "dash", "width": 2}, "type": "line", "x0": "2025-12-05T19:30:00", "x1": "2025-12-05T20:00:00", "xref": "x", "y0": 4210.0, "y1": 4204.0, "yref": "y"}, {"line": {"color": "red", "dash": "dash", "width": 2}, "type": "line", "x0": "2025-12-05T19:30:00", "x1": "2025-12-05T20:30:00", "xref": "x", "y0": 4210.0, "y1": 4202.0, "yref": "y"}, {"line": {"color": "red", "dash": "dash", "width": 2}, "type": "line", "x0": "2025-12-05T19:30:00", "x1": "2025-12-05T20:39:00", "xref": "x", "y0": 4210.0, "y1": 4200.0, "yref": "y"}, {"line": {"color": "red", "dash": "dash", "width": 2}, "type": "line", "x0": "2025-12-05T19:30:00", "x1": "2025-12-05T20:48:00", "xref": "x", "y0": 4210.0, "y1": 4199.0, "yref": "y"}, {"line": {"color": "red", "dash": "dash", "width": 2}, "type": "line", "x0": "2025-12-05T19:30:00", "x1": "2025-12-05T21:18:00", "xref": "x", "y0": 4210.0, "y1": 4192.0, "yref": "y"}, {"line": {"color": "red", "dash": "dash", "width": 2}, "type": "line", "x0": "2025-12-05T19:30:00", "x1": "2025-12-05T21:36:00", "xref": "x", "y0": 4210.0, "y1": 4194.0, "yref": "y"}, {"line": {"color": "red", "dash": "dash", "width": 2}, "type": "line", "x0": "2025-12-05T19:30:00", "x1": "2025-12-05T21:42:00", "xref": "x", "y0": 4210.0, "y1": 4194.0, "yref": "y"}, {"line": {"color": "green", "dash": "dash", "width": 2}, "type": "line", "x0": "2025-12-05T21:42:00", "x1": "2025-12-05T21:48:00", "xref": "x", "y0": 4194.0, "y1": 4198.0, "yref": "y"}, {"line": {"color": "green", "dash": "dash", "width": 2}, "type": "line", "x0": "2025-12-05T21:42:00", "x1": "2025-12-05T21:54:00", "xref": "x", "y0": 4194.0, "y1": 4199.0, "yref": "y"}], "title": {"text": "XAUUSDc 3-Min Chart: Momentum, Lookbacks, Pivot Points, Swing Lines & Body Wick Panes"}, "xaxis": {"rangeslider": {"visible": false}, "title": {"text": "Time"}}, "yaxis": {"domain": [0.66, 1], "title": {"text": "Price"}}, "yaxis2": {"domain": [0.55, 0.65], "showgrid": false, "title": {"text": "Tick Volume"}}, "yaxis3": {"domain": [0.44, 0.54], "showgrid": false, "title": {"text": "Score"}}, "yaxis4": {"domain": [0.33, 0.43], "showgrid": false, "title": {"text": "Prev High Lookback Count"}}, "yaxis5": {"domain": [0.22, 0.32], "showgrid": false, "title": {"text": "Prev Low Lookback Count"}}, "yaxis6": {"domain": [0.11, 0.21], "showgrid": false, "title": {"text": "Body minus Upper Wick"}}, "yaxis7": {"domain": [0, 0.1], "showgrid": false, "title": {"text": "Body minus Lower Wick"}}}}
